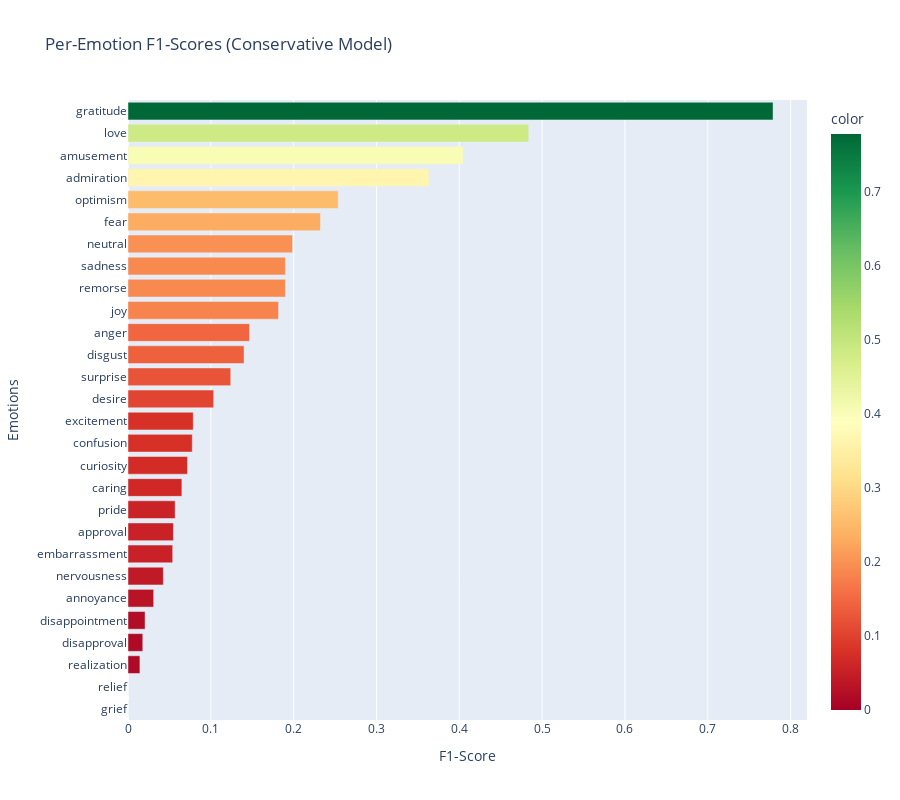

Notebook cell for this chart:
### Code cell
# Final evaluation on test set
print(f"🎯 Final evaluation of {best_approach} model on test set...")

# Test set evaluation
test_metrics = best_model.evaluate(best_texts_test, test_labels)

print(f"\n📊 Test Set Performance ({best_approach} Model):")
print(f"  Accuracy: {test_metrics['accuracy']:.3f}")
print(f"  F1-Score (macro): {test_metrics['f1_macro']:.3f}")
print(f"  F1-Score (micro): {test_metrics['f1_micro']:.3f}")
print(f"  Precision (macro): {test_metrics['precision_macro']:.3f}")
print(f"  Recall (macro): {test_metrics['recall_macro']:.3f}")

# Check against PROJECT_PLAN requirements
target_f1 = 0.6
meets_f1_requirement = test_metrics['f1_macro'] > target_f1
meets_time_requirement = best_model.training_info['training_time_seconds'] < 600

print(f"\n🎯 PROJECT_PLAN Requirements Check:")
print(f"  F1-Score > 0.6: {'✅' if meets_f1_requirement else '❌'} (Actual: {test_metrics['f1_macro']:.3f})")
print(f"  Training < 10 min: {'✅' if meets_time_requirement else '❌'} (Actual: {best_model.training_info['training_time_seconds']:.1f}s)")

# Per-emotion performance analysis
print(f"\n🎭 Top performing emotions (F1-Score):")
emotion_f1_scores = [(emotion, metrics['f1']) for emotion, metrics in test_metrics['per_emotion'].items()]
emotion_f1_scores.sort(key=lambda x: x[1], reverse=True)

for i, (emotion, f1_score) in enumerate(emotion_f1_scores[:5], 1):
    print(f"  {i}. {emotion}: {f1_score:.3f}")

print(f"\n🎭 Challenging emotions (lowest F1-Score):")
for i, (emotion, f1_score) in enumerate(emotion_f1_scores[-5:], 1):
    print(f"  {i}. {emotion}: {f1_score:.3f}")

# Create per-emotion performance visualization
emotions = [item[0] for item in emotion_f1_scores]
f1_scores = [item[1] for item in emotion_f1_scores]

fig = px.bar(
    x=f1_scores,
    y=emotions,
    orientation='h',
    title=f"Per-Emotion F1-Scores ({best_approach} Model)",
    labels={'x': 'F1-Score', 'y': 'Emotions'},
    color=f1_scores,
    color_continuous_scale='RdYlGn'
)
fig.update_layout(height=800, yaxis={'categoryorder': 'total ascending'})
fig.show()

print(f"\n✅ Model evaluation completed!")

### Figure 1 — Plotly figure (JSON) as saved in the notebook; plotly's stock layout.template omitted (floating-point values rounded to 4 significant figures)
{"data": [{"hovertemplate": "F1-Score=%{x}<br>Emotions=%{y}<br>color=%{marker.color}<extra></extra>", "legendgroup": "", "marker": {"color": [0.7788, 0.4838, 0.4047, 0.3633, 0.2538, 0.2324, 0.1987, 0.1901, 0.19, 0.1817, 0.1467, 0.1401, 0.124, 0.1034, 0.07879, 0.07761, 0.07185, 0.06507, 0.05694, 0.05485, 0.05395, 0.04267, 0.031, 0.02062, 0.01785, 0.01439, 0.0, 0.0], "coloraxis": "coloraxis", "pattern": {"shape": ""}}, "name": "", "orientation": "h", "showlegend": false, "textposition": "auto", "type": "bar", "x": [0.7788, 0.4838, 0.4047, 0.3633, 0.2538, 0.2324, 0.1987, 0.1901, 0.19, 0.1817, 0.1467, 0.1401, 0.124, 0.1034, 0.07879, 0.07761, 0.07185, 0.06507, 0.05694, 0.05485, 0.05395, 0.04267, 0.031, 0.02062, 0.01785, 0.01439, 0.0, 0.0], "xaxis": "x", "y": ["gratitude", "love", "amusement", "admiration", "optimism", "fear", "neutral", "sadness", "remorse", "joy", "anger", "disgust", "surprise", "desire", "excitement", "confusion", "curiosity", "caring", "pride", "approval", "embarrassment", "nervousness", "annoyance", "disappointment", "disapproval", "realization", "grief", "relief"], "yaxis": "y"}], "layout": {"barmode": "relative", "coloraxis": {"colorbar": {"title": {"text": "color"}}, "colorscale": [[0, "rgb(165,0,38)"], [0.1, "rgb(215,48,39)"], [0.2, "rgb(244,109,67)"], [0.3, "rgb(253,174,97)"], [0.4, "rgb(254,224,139)"], [0.5, "rgb(255,255,191)"], [0.6, "rgb(217,239,139)"], [0.7, "rgb(166,217,106)"], [0.8, "rgb(102,189,99)"], [0.9, "rgb(26,152,80)"], [1, "rgb(0,104,55)"]]}, "height": 800, "legend": {"tracegroupgap": 0}, "title": {"text": "Per-Emotion F1-Scores (Conservative Model)"}, "xaxis": {"anchor": "y", "domain": [0, 1], "title": {"text": "F1-Score"}}, "yaxis": {"anchor": "x", "categoryorder": "total ascending", "domain": [0, 1], "title": {"text": "Emotions"}}}}
